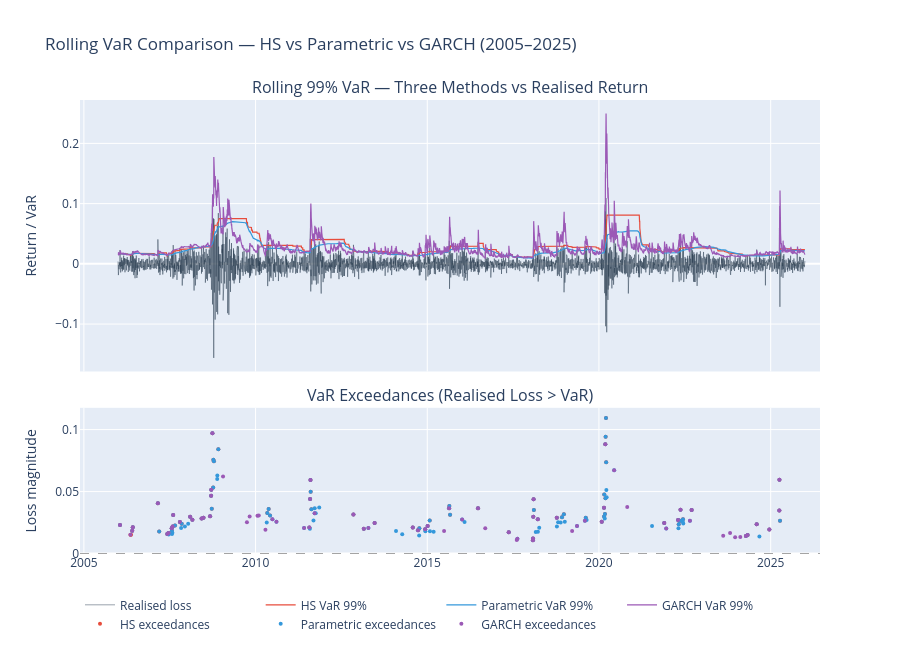

Here is the notebook cell this chart was saved with:
### Markdown cell above
## Rolling VaR Comparison

By plotting all three rolling VaR estimates together with the realised portfolio return, we can visually assess model behaviour over time. Note that exceedances are days when the realised loss exceeds the VaR estimate, and a well-calibrated 99% VaR should produce exceedances approximately 1% of the time.

### Code cell
common_idx  = hs_var.index.intersection(param_var.index).intersection(garch_var.index)
port_aligned = portfolio_return.reindex(common_idx)

REGIME_COLORS = {
    'expansion': '#2ecc71',
    'normal': '#f39c12',
    'stress': '#e74c3c',
}

fig = make_subplots(
    rows=2, cols=1,
    subplot_titles=[
        'Rolling 99% VaR — Three Methods vs Realised Return',
        'VaR Exceedances (Realised Loss > VaR)',
    ],
    shared_xaxes=True,
    vertical_spacing=0.08,
    row_heights=[0.65, 0.35],
)

# VaR lines, realised return
reg_plot = regime_labels.reindex(common_idx).dropna()
current = reg_plot.iloc[0]
start = reg_plot.index[0]
for date, reg in reg_plot.iloc[1:].items():
    if reg != current:
        fig.add_vrect(
            x0=start, x1=date,
            fillcolor=REGIME_COLORS[current],
            opacity=0.10, layer='below', line_width=0,
            row=1, col=1,
        )
        start = date; current = reg
fig.add_vrect(
    x0=start, x1=reg_plot.index[-1],
    fillcolor=REGIME_COLORS[current],
    opacity=0.10, layer='below', line_width=0,
    row=1, col=1,
)

# Realised return (loss = negative return)
fig.add_trace(go.Scatter(
    x=common_idx, y=-port_aligned.values,
    mode='lines', line=dict(color='#2c3e50', width=0.8),
    name='Realised loss', opacity=0.6,
), row=1, col=1)

# VaR lines
for var_series, color, label in [
    (hs_var, '#e74c3c', 'HS VaR 99%'),
    (param_var, '#3498db', 'Parametric VaR 99%'),
    (garch_var, '#9b59b6', 'GARCH VaR 99%'),
]:
    fig.add_trace(go.Scatter(
        x=var_series.reindex(common_idx).index,
        y=var_series.reindex(common_idx).values,
        mode='lines', line=dict(color=color, width=1.2),
        name=label,
    ), row=1, col=1)

# Exceedances 
for var_series, color, label in [
    (hs_var, '#e74c3c', 'HS exceedances'),
    (param_var, '#3498db', 'Parametric exceedances'),
    (garch_var, '#9b59b6', 'GARCH exceedances'),
]:
    exceed_mask = -port_aligned > var_series.reindex(common_idx)
    exceed_dates = common_idx[exceed_mask]
    fig.add_trace(go.Scatter(
        x=exceed_dates,
        y=[-port_aligned[d] for d in exceed_dates],
        mode='markers',
        marker=dict(color=color, size=4, symbol='circle'),
        name=label,
    ), row=2, col=1)

fig.add_hline(y=0, line_dash='dash', line_color='grey', line_width=0.8, row=2, col=1)

fig.update_yaxes(title_text='Return / VaR', row=1)
fig.update_yaxes(title_text='Loss magnitude', row=2)
fig.update_layout(
    title = 'Rolling VaR Comparison — HS vs Parametric vs GARCH (2005–2025)',
    height = 650,
    hovermode = 'x unified',
    legend = dict(orientation='h', y=-0.08),
)
fig.show()

# summary 
print('Exceedance analysis (99% VaR — expected: 1% of days):')
print('-' * 55)
for var_series, label in [
    (hs_var, 'Historical Simulation'),
    (param_var, 'Parametric (Normal)  '),
    (garch_var, 'GARCH(1,1)-filtered  '),
]:
    exceed = (-port_aligned > var_series.reindex(common_idx)).sum()
    total = len(common_idx)
    fail_rate = exceed / total * 100
    print(f'{label}: {exceed:3d} exceedances in {total} days = {fail_rate:.2f}%  (expected 1.00%)')

### Figure 1 — Plotly figure (JSON) as saved in the notebook; plotly's stock layout.template omitted (floating-point values rounded to 4 significant figures; data arrays with more than 128 entries replaced by an {"elided": "..."} marker saying what was removed)
{"data": [{"line": {"color": "#2c3e50", "width": 0.8}, "mode": "lines", "name": "Realised loss", "opacity": 0.6, "type": "scatter", "x": {"elided": "5032 str values"}, "xaxis": "x", "y": {"elided": "5032 float values"}, "yaxis": "y"}, {"line": {"color": "#e74c3c", "width": 1.2}, "mode": "lines", "name": "HS VaR 99%", "type": "scatter", "x": {"elided": "5032 str values"}, "xaxis": "x", "y": {"elided": "5032 float values"}, "yaxis": "y"}, {"line": {"color": "#3498db", "width": 1.2}, "mode": "lines", "name": "Parametric VaR 99%", "type": "scatter", "x": {"elided": "5032 str values"}, "xaxis": "x", "y": {"elided": "5032 float values"}, "yaxis": "y"}, {"line": {"color": "#9b59b6", "width": 1.2}, "mode": "lines", "name": "GARCH VaR 99%", "type": "scatter", "x": {"elided": "5032 str values"}, "xaxis": "x", "y": {"elided": "5032 float values"}, "yaxis": "y"}, {"marker": {"color": "#e74c3c", "size": 4, "symbol": "circle"}, "mode": "markers", "name": "HS exceedances", "type": "scatter", "x": ["2006-01-20T00:00:00.000000", "2006-05-11T00:00:00.000000", "2006-05-17T00:00:00.000000", "2006-05-30T00:00:00.000000", "2006-06-05T00:00:00.000000", "2007-02-27T00:00:00.000000", "2007-03-13T00:00:00.000000", "2007-06-07T00:00:00.000000", "2007-06-20T00:00:00.000000", "2007-07-24T00:00:00.000000", "2007-07-26T00:00:00.000000", "2007-08-03T00:00:00.000000", "2007-08-09T00:00:00.000000", "2007-08-28T00:00:00.000000", "2007-10-19T00:00:00.000000", "2007-11-07T00:00:00.000000", "2008-02-05T00:00:00.000000", "2008-02-29T00:00:00.000000", "2008-06-06T00:00:00.000000", "2008-06-26T00:00:00.000000", "2008-09-04T00:00:00.000000", "2008-09-15T00:00:00.000000", "2008-09-17T00:00:00.000000", "2008-09-22T00:00:00.000000", "2008-09-29T00:00:00.000000", "2008-10-07T00:00:00.000000", "2008-10-09T00:00:00.000000", "2008-10-15T00:00:00.000000", "2008-12-01T00:00:00.000000", "2010-05-06T00:00:00.000000", "2010-05-20T00:00:00.000000", "2010-06-04T00:00:00.000000", "2011-07-27T00:00:00.000000", "2011-08-04T00:00:00.000000", "2011-08-08T00:00:00.000000", "2011-08-10T00:00:00.000000", "2011-08-18T00:00:00.000000", "2012-11-07T00:00:00.000000", "2013-02-25T00:00:00.000000", "2013-06-20T00:00:00.000000", "2014-07-31T00:00:00.000000", "2014-09-25T00:00:00.000000", "2014-10-09T00:00:00.000000", "2014-12-10T00:00:00.000000", "2015-01-05T00:00:00.000000", "2015-01-27T00:00:00.000000", "2015-08-21T00:00:00.000000", "2015-08-24T00:00:00.000000", "2015-09-01T00:00:00.000000", "2016-06-24T00:00:00.000000", "2017-05-17T00:00:00.000000", "2018-01-29T00:00:00.000000", "2018-01-30T00:00:00.000000", "2018-02-02T00:00:00.000000", "2018-02-05T00:00:00.000000", "2018-02-08T00:00:00.000000", "2018-03-22T00:00:00.000000", "2018-10-10T00:00:00.000000", "2018-12-04T00:00:00.000000", "2018-12-24T00:00:00.000000", "2019-08-14T00:00:00.000000", "2020-01-31T00:00:00.000000", "2020-02-24T00:00:00.000000", "2020-02-25T00:00:00.000000", "2020-02-27T00:00:00.000000", "2020-03-05T00:00:00.000000", "2020-03-09T00:00:00.000000", "2020-03-11T00:00:00.000000", "2020-03-12T00:00:00.000000", "2020-03-16T00:00:00.000000", "2020-03-18T00:00:00.000000", "2021-11-26T00:00:00.000000", "2022-04-22T00:00:00.000000", "2022-04-29T00:00:00.000000", "2022-05-05T00:00:00.000000", "2022-05-09T00:00:00.000000", "2022-05-18T00:00:00.000000", "2022-06-13T00:00:00.000000", "2022-09-13T00:00:00.000000", "2024-04-12T00:00:00.000000", "2024-04-30T00:00:00.000000", "2024-08-05T00:00:00.000000", "2024-12-18T00:00:00.000000", "2025-04-03T00:00:00.000000", "2025-04-04T00:00:00.000000", "2025-04-10T00:00:00.000000"], "xaxis": "x2", "y": [0.02297, 0.01525, 0.01515, 0.01846, 0.02121, 0.0406, 0.01786, 0.01582, 0.01665, 0.02045, 0.01844, 0.02179, 0.03112, 0.02262, 0.02542, 0.02405, 0.02963, 0.02724, 0.02826, 0.02883, 0.0301, 0.04659, 0.05141, 0.03623, 0.09706, 0.0533, 0.07564, 0.07439, 0.08421, 0.03275, 0.03603, 0.03075, 0.02107, 0.04407, 0.05943, 0.04996, 0.03584, 0.03155, 0.02005, 0.02463, 0.02104, 0.01882, 0.02048, 0.01953, 0.02225, 0.02668, 0.03655, 0.03837, 0.03131, 0.03663, 0.01726, 0.0108, 0.01213, 0.02967, 0.04389, 0.03524, 0.02775, 0.02883, 0.02929, 0.03169, 0.0289, 0.02564, 0.03692, 0.0299, 0.04763, 0.03198, 0.08806, 0.04459, 0.09425, 0.1092, 0.07361, 0.02465, 0.02701, 0.02361, 0.02676, 0.02633, 0.03541, 0.02772, 0.03523, 0.01427, 0.01496, 0.02368, 0.01947, 0.03479, 0.05954, 0.02639], "yaxis": "y2"}, {"marker": {"color": "#3498db", "size": 4, "symbol": "circle"}, "mode": "markers", "name": "Parametric exceedances", "type": "scatter", "x": {"elided": "133 str values"}, "xaxis": "x2", "y": {"elided": "133 float values"}, "yaxis": "y2"}, {"marker": {"color": "#9b59b6", "size": 4, "symbol": "circle"}, "mode": "markers", "name": "GARCH exceedances", "type": "scatter", "x": ["2006-01-20T00:00:00.000000", "2006-05-11T00:00:00.000000", "2006-05-30T00:00:00.000000", "2006-06-05T00:00:00.000000", "2007-02-27T00:00:00.000000", "2007-06-07T00:00:00.000000", "2007-06-20T00:00:00.000000", "2007-07-24T00:00:00.000000", "2007-08-03T00:00:00.000000", "2007-08-09T00:00:00.000000", "2007-10-19T00:00:00.000000", "2008-02-05T00:00:00.000000", "2008-02-29T00:00:00.000000", "2008-06-06T00:00:00.000000", "2008-06-26T00:00:00.000000", "2008-09-04T00:00:00.000000", "2008-09-15T00:00:00.000000", "2008-09-17T00:00:00.000000", "2008-09-29T00:00:00.000000", "2009-01-20T00:00:00.000000", "2009-10-01T00:00:00.000000", "2009-10-30T00:00:00.000000", "2010-01-21T00:00:00.000000", "2010-02-04T00:00:00.000000", "2010-04-16T00:00:00.000000", "2010-06-29T00:00:00.000000", "2010-08-11T00:00:00.000000", "2011-06-01T00:00:00.000000", "2011-07-27T00:00:00.000000", "2011-08-04T00:00:00.000000", "2011-08-08T00:00:00.000000", "2011-09-21T00:00:00.000000", "2012-11-07T00:00:00.000000", "2013-02-25T00:00:00.000000", "2013-04-15T00:00:00.000000", "2013-06-20T00:00:00.000000", "2014-07-31T00:00:00.000000", "2014-09-25T00:00:00.000000", "2014-12-10T00:00:00.000000", "2015-01-05T00:00:00.000000", "2015-06-29T00:00:00.000000", "2015-08-21T00:00:00.000000", "2016-01-07T00:00:00.000000", "2016-06-24T00:00:00.000000", "2016-09-09T00:00:00.000000", "2017-05-17T00:00:00.000000", "2017-08-10T00:00:00.000000", "2017-08-17T00:00:00.000000", "2018-01-29T00:00:00.000000", "2018-01-30T00:00:00.000000", "2018-02-02T00:00:00.000000", "2018-02-05T00:00:00.000000", "2018-03-22T00:00:00.000000", "2018-10-10T00:00:00.000000", "2019-03-22T00:00:00.000000", "2019-05-13T00:00:00.000000", "2019-08-05T00:00:00.000000", "2020-01-31T00:00:00.000000", "2020-02-24T00:00:00.000000", "2020-03-09T00:00:00.000000", "2020-06-11T00:00:00.000000", "2020-10-28T00:00:00.000000", "2021-11-26T00:00:00.000000", "2021-12-17T00:00:00.000000", "2022-04-22T00:00:00.000000", "2022-05-18T00:00:00.000000", "2022-08-26T00:00:00.000000", "2022-09-13T00:00:00.000000", "2023-08-15T00:00:00.000000", "2023-10-27T00:00:00.000000", "2023-12-20T00:00:00.000000", "2024-02-13T00:00:00.000000", "2024-04-12T00:00:00.000000", "2024-04-30T00:00:00.000000", "2024-08-05T00:00:00.000000", "2024-12-18T00:00:00.000000", "2025-04-03T00:00:00.000000", "2025-04-04T00:00:00.000000"], "xaxis": "x2", "y": [0.02297, 0.01525, 0.01846, 0.02121, 0.0406, 0.01582, 0.01665, 0.02045, 0.02179, 0.03112, 0.02542, 0.02963, 0.02724, 0.02826, 0.02883, 0.0301, 0.04659, 0.05141, 0.09706, 0.06217, 0.02518, 0.02988, 0.03042, 0.03078, 0.01917, 0.02766, 0.02564, 0.02065, 0.02107, 0.04407, 0.05943, 0.0325, 0.03155, 0.02005, 0.02065, 0.02463, 0.02104, 0.01882, 0.01953, 0.02225, 0.01819, 0.03655, 0.02749, 0.03663, 0.02036, 0.01726, 0.011, 0.01205, 0.0108, 0.01213, 0.02967, 0.04389, 0.02775, 0.02883, 0.01832, 0.02229, 0.02648, 0.02564, 0.03692, 0.08806, 0.06725, 0.03756, 0.02465, 0.02015, 0.02701, 0.03541, 0.02641, 0.03523, 0.01443, 0.01667, 0.01327, 0.01341, 0.01427, 0.01496, 0.02368, 0.01947, 0.03479, 0.05954], "yaxis": "y2"}], "layout": {"annotations": [{"font": {"size": 16}, "showarrow": false, "text": "Rolling 99% VaR — Three Methods vs Realised Return", "x": 0.5, "xanchor": "center", "xref": "paper", "y": 1, "yanchor": "bottom", "yref": "paper"}, {"font": {"size": 16}, "showarrow": false, "text": "VaR Exceedances (Realised Loss > VaR)", "x": 0.5, "xanchor": "center", "xref": "paper", "y": 0.322, "yanchor": "bottom", "yref": "paper"}], "height": 650, "hovermode": "x unified", "legend": {"orientation": "h", "y": -0.08}, "shapes": [{"line": {"color": "grey", "dash": "dash", "width": 0.8}, "type": "line", "x0": 0, "x1": 1, "xref": "x2 domain", "y0": 0, "y1": 0, "yref": "y2"}], "title": {"text": "Rolling VaR Comparison — HS vs Parametric vs GARCH (2005–2025)"}, "xaxis": {"anchor": "y", "domain": [0, 1], "matches": "x2", "showticklabels": false}, "xaxis2": {"anchor": "y2", "domain": [0, 1]}, "yaxis": {"anchor": "x", "domain": [0.402, 1], "title": {"text": "Return / VaR"}}, "yaxis2": {"anchor": "x2", "domain": [0, 0.322], "title": {"text": "Loss magnitude"}}}}
